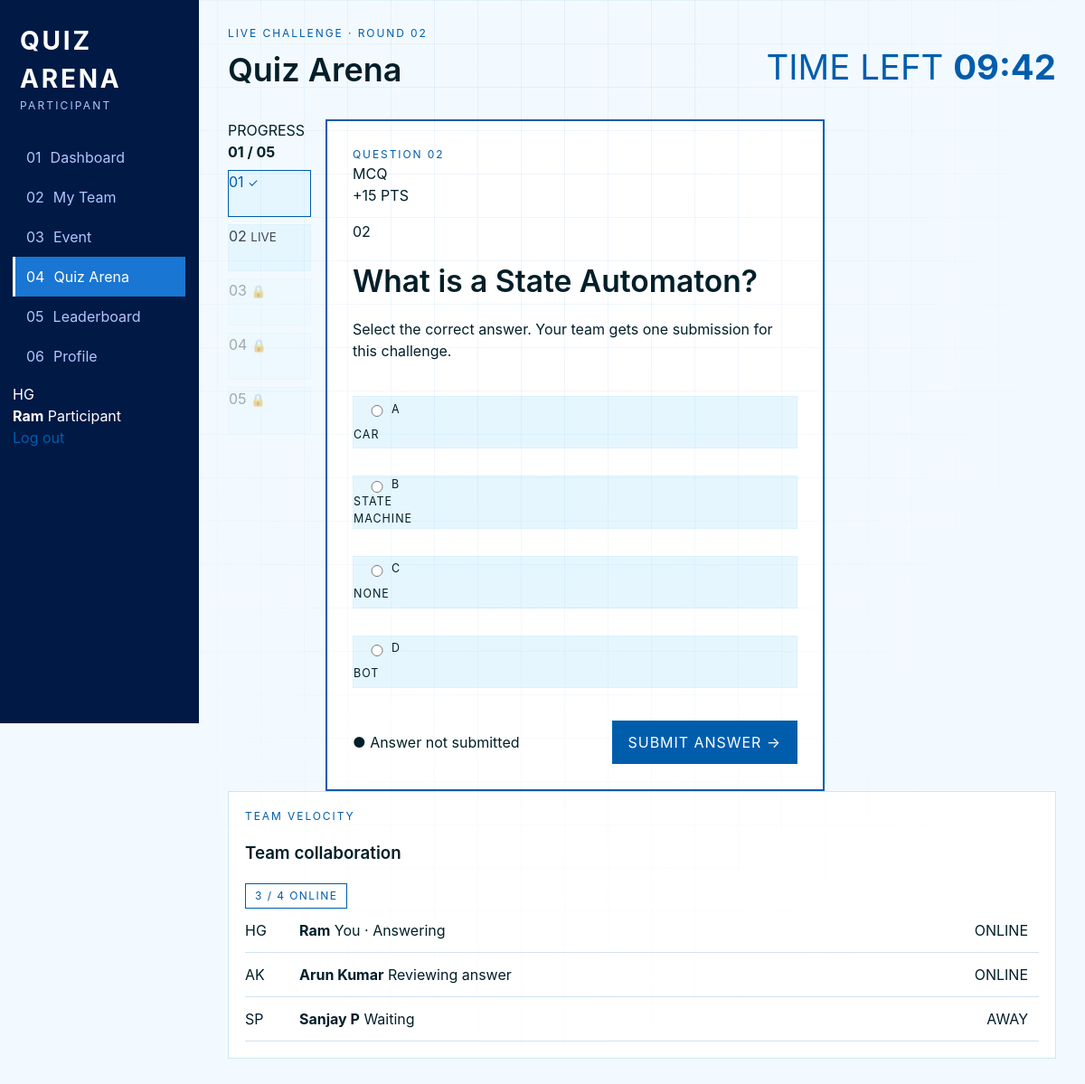
Screenshot of /student/arena (signed in) with the database file from the repository.
### app.py (models this page shows)
class User(Base):
    __tablename__ = 'users'
    id = Column(Integer, primary_key=True, index=True)
    fullname = Column(String)
    email = Column(String, unique=True, index=True)
    password = Column(String)
    role = Column(String, default="student")
    team_id = Column(Integer, ForeignKey('teams.id'), nullable=True)
    team = relationship("Team", back_populates="members")

class Question(Base):
    __tablename__ = 'questions'
    id = Column(Integer, primary_key=True, index=True)
    question_text = Column(String)
    option_a = Column(String)
    option_b = Column(String)
    option_c = Column(String)
    option_d = Column(String)
    correct_option = Column(String)
    points = Column(Integer, default=10)
    type = Column(String, default="MCQ")
    submissions = relationship("Submission", back_populates="question")

### app.py (the view)
@app.route('/student/arena')
@app.route('/student/arena/<int:question_id>')
@login_required
def student_arena(question_id=None):
    db = get_db()
    user = db.query(User).filter(User.id == session.get('user_id')).first()
    if not user or not user.team_id:
        flash("You are not part of a team.")
        return redirect(url_for('student_dashboard'))
    submissions = db.query(Submission).filter(Submission.team_id == user.team_id).all()
    submitted_question_ids = [s.question_id for s in submissions]
    submitted_dict = {s.question_id: s for s in submissions}
    all_questions = db.query(Question).all()
    if question_id:
        current_question = next((q for q in all_questions if q.id == question_id), None)
    else:
        current_question = next((q for q in all_questions if q.id not in submitted_question_ids), None)
    total_questions = len(all_questions)
    answered_questions = len(submitted_question_ids)
    return render_template('arenastudent.html',
                           question=current_question,
                           all_questions=all_questions,
                           submitted_dict=submitted_dict,
                           total_questions=total_questions,
                           answered_questions=answered_questions,
                           user=session,
                           team=user.team)

### app.py (called while the page is built)
def get_db():
    if 'db' not in g:
        g.db = SessionLocal()
    return g.db

@app.teardown_appcontext
def teardown_db(exception):
    db = g.pop('db', None)
    if db is not None:
        db.close()

def login_required(f):
    @wraps(f)
    def decorated_function(*args, **kwargs):
        if 'logged_in' not in session:
            return redirect(url_for('login'))
        return f(*args, **kwargs)
    return decorated_function

### templates/arenastudent.html (shortened to what this page needs)
<!DOCTYPE html>
<html lang="en">
<head>
  <link rel="stylesheet" href="{{ url_for('static', filename='css/style.css') }}">
</head>
<body class="app-body" data-page="arena">
  <aside class="side-nav">
    <div class="brand-mark">
      <div>
        <strong style="font-size: 1.75rem; letter-spacing: 0.1em; color: var(--primary);">QUIZ ARENA</strong>
        <span>Participant</span>
      </div>
    </div>
    <nav>
      <a href="{{ url_for('student_dashboard') }}" class="nav-link">
        <span>01</span>
        Dashboard
      </a>
      <a href="{{ url_for('student_team') }}" class="nav-link">
        <span>02</span>
        My Team
      </a>
      <a href="{{ url_for('student_event') }}" class="nav-link">
        <span>03</span>
        Event
      </a>
      <a href="{{ url_for('student_arena') }}" class="nav-link active">
        <span>04</span>
        Quiz Arena
      </a>
      <a href="{{ url_for('student_leaderboard') }}" class="nav-link">
        <span>05</span>
        Leaderboard
      </a>
      <a href="{{ url_for('student_profile') }}" class="nav-link">
        <span>06</span>
        Profile
      </a>
    </nav>
    <div class="side-bottom">
      <div class="mini-profile">
        <div class="avatar">HG</div>
        <div>
          <strong>{{ user.get("fullname", "Student") }}</strong>
          <span>Participant</span>
        </div>
      </div>
      <a href="{{ url_for('logout') }}" class="logout-link">
        Log out
      </a>
    </div>
  </aside>
  <main class="content">
    <header class="topbar">
      <div>
        <p class="kicker">LIVE CHALLENGE · ROUND 02</p>
        <h1 class="page-title">
          Quiz Arena
        </h1>
      </div>
      <div class="timer">
        <span>TIME LEFT</span>
        <strong id="timer">09:42</strong>
      </div>
    </header>
    <section class="arena-shell">
      <aside class="q-rail">
        <div class="q-rail-head">
          <span>PROGRESS</span>
          <strong>{{ '%02d' % answered_questions }} / {{ '%02d' % total_questions }}</strong>
        </div>
        {% for q in all_questions %}
            <a href="{{ url_for('student_arena', question_id=q.id) }}" style="text-decoration: none; color: inherit; display: block;">
            {% if q.id in submitted_dict %}
                <div class="q-node done {% if question and question.id == q.id %}active{% endif %}" style="{% if question and question.id == q.id %}border: 2px solid #005dac;{% endif %}">
                  <span>{{ '%02d' % loop.index }}</span>
                  <small>✓</small>
                </div>
            {% elif (not question and q.id not in submitted_dict) or (question and question.id == q.id) %}
                <div class="q-node active">
                  <span>{{ '%02d' % loop.index }}</span>
                  <small>LIVE</small>
                </div>
            {% else %}
                <div class="q-node locked">
                  <span>{{ '%02d' % loop.index }}</span>
                  <small>🔒</small>
                </div>
            {% endif %}
            </a>
        {% endfor %}
      </aside>
      <div class="question-stage">
        {% if question %}
        <div class="question-top">
          <div>
            <p class="kicker">QUESTION {{ '%02d' % question.id }}</p>
            <span class="question-type">{{ question.type }}</span>
          </div>
          <span class="points">+{{ question.points }} PTS</span>
        </div>
        <div class="question-card">
          <p class="question-number">{{ '%02d' % question.id }}</p>
          <h2>{{ question.question_text }}</h2>
          <p class="question-hint">Select the correct answer. Your team gets one submission for this challenge.</p>
          {% if question.id in submitted_dict %}
             <div class="options" style="padding: 20px; background: #f0fdf4; border-radius: 8px; border: 1px solid #bbf7d0;">
                <h3 style="color: #166534; margin-bottom: 10px;">Already Submitted</h3>
                <p><strong>Your Answer:</strong> {{ submitted_dict[question.id].submitted_option }}</p>
                <p><strong>Status:</strong> {% if submitted_dict[question.id].is_correct %}Correct{% else %}Incorrect{% endif %}</p>
             </div>
             <div class="arena-actions" style="margin-top: 30px;">
               <div><span class="save-state" style="color: #166534;">● Answer submitted</span></div>
               <button class="btn" type="button" disabled style="opacity: 0.5; cursor: not-allowed;">Already Answered</button>
             </div>
          {% else %}
              <form id="answer-form" method="POST" action="{{ url_for('submit_answer') }}">
              <div class="options">
                <label class="option">
                  <input type="radio" name="answer" value="A">
                  <span class="option-key">A</span>
                  <span class="option-text">{{ question.option_a }}</span>
                </label>
                <label class="option">
                  <input type="radio" name="answer" value="B">
                  <span class="option-key">B</span>
                  <span class="option-text">{{ question.option_b }}</span>
                </label>
                <label class="option">
                  <input type="radio" name="answer" value="C">
                  <span class="option-key">C</span>
                  <span class="option-text">{{ question.option_c }}</span>
                </label>
                <label class="option">
                  <input type="radio" name="answer" value="D">
                  <span class="option-key">D</span>
                  <span class="option-text">{{ question.option_d }}</span>
                </label>
              </div>
              </form>
              <div class="arena-actions" style="margin-top: 30px;">
                <div><span class="save-state">● Answer not submitted</span></div>
                <button class="btn" type="button" onclick="document.getElementById('answer-form').submit()">Submit Answer →</button>
              </div>
          {% endif %}
        </div>
        {% else %}
        <div class="question-card" style="text-align: center; padding: 40px;">
          <h2>Congratulations!</h2>
          <p>You have completed all questions in the arena.</p>
        </div>
        {% endif %}
      </div>
    </section>
    <section class="panel">
      <div class="panel-head">
        <div>
          <p class="kicker">TEAM VELOCITY</p>
          <h3>
            Team collaboration
          </h3>
        </div>
        <span class="status-pill">
          3 / 4 ONLINE
        </span>
      </div>
      <div class="member-row">
        <div class="avatar">HG</div>
        <div>
          <strong>{{ user.get("fullname", "Student") }}</strong>
          <span>You · Answering</span>
        </div>
        <span class="member-status online">
          ONLINE
        </span>
      </div>
      <div class="member-row">
        <div class="avatar">AK</div>
        <div>
          <strong>Arun Kumar</strong>
          <span>Reviewing answer</span>
        </div>
        <span class="member-status online">
          ONLINE
        </span>
      </div>
      <div class="member-row">
        <div class="avatar">SP</div>
        <div>
          <strong>Sanjay P</strong>
          <span>Waiting</span>
        </div>
        <span class="member-status">
          AWAY
        </span>
      </div>
    </section>
  </main>
</body>
</html>

### rows the page displays
User: get "Ram"
Question: index "01"
Question: index "02", id "02", type "MCQ", points "15", question_text "What is a State Automaton?", option_a "CAR", option_b "STATE MACHINE", option_c "NONE", option_d "BOT"
Question: index "03"
Question: index "04"
Question: index "05"

### other values shown
{{ '%02d' % answered_questions }} "01"
{{ '%02d' % total_questions }} "05"
